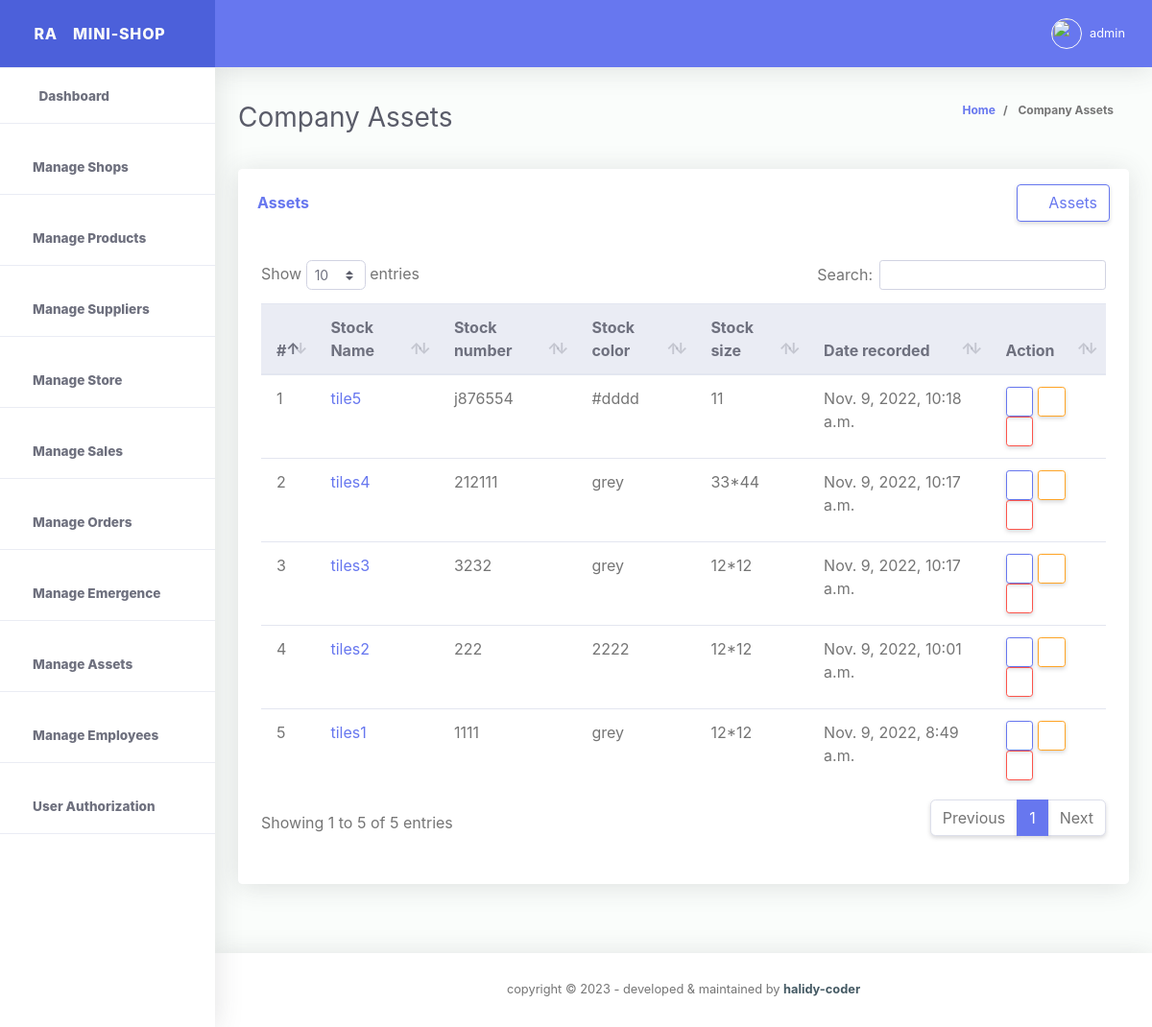
Page /company-Stock (signed in) on the committed database.
### storeApp/models.py (models this page shows, shortened)
class CompanyStockOrAssets(models.Model):
    stock_name =  models.CharField(max_length = 100, blank = True, null =True )
    stock_number = models.CharField(max_length = 100, blank = True, null=True)
    stock_color =  models.CharField(max_length= 100, null=True, blank = True)
    stock_size =  models.CharField(max_length= 100, null=True, blank = True)
    stock_image =  models.ImageField(upload_to = 'media')
    created_at = models.DateTimeField(auto_now_add =True) #never change once the object is created
    updated_at = models.DateTimeField(auto_now =True) # always change when object is updated
    class Meta:
        verbose_name_plural = 'Company Stock Or Assets'

### storeApp/views.py (the view)
# urls.py: path('company-Stock', views.companyStockPage, name="companyStockPage"),
def companyStockPage(request):
  if request.method == "POST" and request.POST.get("add_stock_info"):
    form = CompanyStockOrAssetsForm(request.POST, request.FILES)
    if form.is_valid():
      form.save()
      messages.success(request, f"stock information added by {request.user.username}")
      return redirect("storeApp:companyStockPage")
  try:
      get_all_user_authorizations = AuthorizeUsers.objects.get(select_user = request.user)
  except:
    messages.info(request, f"{request.user} does not have any credential yet!")
    return redirect("storeApp:companyStockPage")
  get_all_company_stock = CompanyStockOrAssets.objects.all().order_by('-updated_at')
  template_name = 'store/companyStockPage.html'
  update = False
  context  = {
   'get_all_user_authorizations':get_all_user_authorizations,
   'get_all_company_stock':get_all_company_stock,
   'update':update,
  }
  return render (request, template_name, context)

### templates/store/companyStockPage.html (shortened to what this page needs)
{% extends './base.html' %}
{% load static %}
{% block content %}
{% if get_all_user_authorizations.view_dashboard  and get_all_user_authorizations.manage_product %}
{% include './companyStockStatusBar.html' %}
{% include './companyStockDataTable.html' %}
{% endif %}
{% endblock %}

### templates/store/base.html (shortened to what this page needs)
<!DOCTYPE html>
<html lang="en">
{% load static %}
<head>
  <link href="{% static './vendor/fontawesome-free/css/all.min.css' %}" rel="stylesheet" type="text/css">
  <link href="{% static './vendor/bootstrap/css/bootstrap.min.css' %}" rel="stylesheet" type="text/css">
  <link href="{% static './css/ruang-admin.min.css' %}" rel="stylesheet">
  <link href="{% static './css/chart.css' %}" rel="stylesheet">
  <link href="{% static './vendor/datatables/dataTables.bootstrap4.min.css' %}" rel="stylesheet">
  <link href="{% static './vendor/select2/dist/css/select2.min.css'%}" rel="stylesheet" type="text/css">
  <link href="{% static './vendor/bootstrap-datepicker/css/bootstrap-datepicker.min.css' %}" rel="stylesheet" >
  <link href="{% static './vendor/bootstrap-touchspin/css/jquery.bootstrap-touchspin.css' %} " rel="stylesheet" >
  <link href="{% static './vendor/clock-picker/clockpicker.css' %}" rel="stylesheet">
  <link href="{% static './css/ruang-admin.css' %}" rel="stylesheet">
</head>
<body id="page-top" >
<div id="wrapper" >
  <ul class="navbar-nav sidebar sidebar-light accordion" id="accordionSidebar">
    <a class="sidebar-brand d-flex align-items-center justify-content-center" href="homePage">
      <div class="sidebar-brand-icon">
        <span>RA</span>
      </div>
      <div class="sidebar-brand-text mx-3">MINI-SHOP</div>
    </a>
    <hr class="sidebar-divider my-0">
    {% if get_all_user_authorizations.view_dashboard %}
    <li class="nav-item active ">
      <a class="nav-link" href="{% url 'storeApp:homepage' %}">
        <i class="fas fa-fw fa-tachometer-alt"></i>
        <span>Dashboard</span></a>
      </li>
    <hr class="sidebar-divider">
    {% endif %}
    {% if get_all_user_authorizations.manage_shop %}
    <li class="nav-item active">
      <a class="nav-link" href="{% url 'storeApp:shopPage' %}">
        <i class="fas fas fas fa-store-alt fa-2x text-success"></i>
        <span>Manage Shops</span></a>
    </li>
    <hr class="sidebar-divider">
    {% endif %}
    {% if get_all_user_authorizations.manage_product %}
    <li class="nav-item active">
      <a class="nav-link" href="{% url 'storeApp:productPage' %}">
        <i class="fas fas fab fa-shopping-bag fa-2x text-success"></i>
        <span>Manage Products</span></a>
    </li>
    <hr class="sidebar-divider">
    {% endif %}
    {% if get_all_user_authorizations.manage_supplier %}
    <li class="nav-item active">
      <a class="nav-link" href="{% url 'storeApp:suppliersPage' %}">
        <i class="fas fas fa-user-friends fa-2x text-success"></i>
        <span>Manage Suppliers</span></a>
    </li>
    <hr class="sidebar-divider">
    {% endif %}
    {% if get_all_user_authorizations.manage_store %}
    <li class="nav-item active">
      <a class="nav-link" href="{% url 'storeApp:storePage' %}">
        <i class="fas fas fa-store-alt fa-2x text-success"></i>
        <span>Manage Store</span></a>
    </li>
    <hr class="sidebar-divider">
    {% endif %}
    {% if get_all_user_authorizations.manage_sales %}
    <li class="nav-item active">
      <a class="nav-link" href="{% url 'storeApp:salesPage' %}">
        <i class="fas far fa-money-bill-alt fa-2x text-success"></i>
        <span>Manage Sales</span></a>
    </li>
    <hr class="sidebar-divider">
    {% endif %}
    {% if get_all_user_authorizations.manage_orders %}
    <li class="nav-item active">
      <a class="nav-link" href="{% url 'storeApp:ordersPage' %}">
        <i class="fas far fas fa-cart-arrow-down fa-2x text-success"></i>
        <span>Manage Orders</span></a>
    </li>
    <hr class="sidebar-divider">
    {% endif %}
    {% if get_all_user_authorizations.manage_emergence %}
    <li class="nav-item active">
      <a class="nav-link" href="{% url 'storeApp:emergencePage' %}">
        <i class="fas far far fa-comments fa-2x text-success"></i>
        <span>Manage Emergence</span></a>
    </li>
    <hr class="sidebar-divider">
    {% endif %}
    {% if get_all_user_authorizations.manage_company_stock_or_assets %}
    <li class="nav-item active">
      <a class="nav-link" href="{% url 'storeApp:companyStockPage' %}">
        <i class="fas far far fa-store-alt fa-2x text-success"></i>
        <span>Manage Assets</span></a>
    </li>
    <hr class="sidebar-divider">
    {% endif %}
    {% if get_all_user_authorizations.manage_employees %}
    <li class="nav-item active">
      <a class="nav-link" href="{% url 'storeApp:employeePage' %}">
        <i class="fas fa-users fa-2x text-success"></i>
        <span>Manage Employees</span></a>
    </li>
  <hr class="sidebar-divider">
  {% endif %}
  {% if get_all_user_authorizations.manage_authorizations %}
    <li class="nav-item active">
      <a class="nav-link" href="{% url 'storeApp:authorizationPage' %}">
        <i class="fas far far fas fa-user-shield fa-2x text-success"></i>
        <span>User Authorization</span></a>
    </li>
    <hr class="sidebar-divider">
    {% endif %}
  </ul>
  <div id="content-wrapper" class="d-flex flex-column">
    <div id="content">
      <nav class="navbar navbar-expand navbar-light bg-navbar topbar mb-4 static-top">
        <button id="sidebarToggleTop" class="btn btn-link rounded-circle mr-3">
          <i class="fa fa-bars"></i>
        </button>
        <ul class="navbar-nav ml-auto">
          {% if request.user.is_authenticated %}
          <li class="nav-item dropdown no-arrow">
            <a class="nav-link dropdown-toggle" href="#" id="userDropdown" role="button" data-toggle="dropdown"
              aria-haspopup="true" aria-expanded="false">
              <img class="img-profile rounded-circle" src="{% static 'img/boy.png' %}" style="max-width: 60px">
              <span class="ml-2 d-none d-lg-inline text-white small">{{request.user.username}}</span>
            </a>
          </li>
          {% endif %}
        </ul>
      </nav>
      {% block content %}
      {% endblock %}
    </div>
    <footer class="sticky-footer bg-white">
      <div class="container my-auto">
        <div class="copyright text-center my-auto">
          <span>copyright &copy; <script> document.write(new Date().getFullYear()); </script> - developed & maintained by
            <b><a href="https://halidy-coder.gitlab.io/" target="_blank">halidy-coder</a></b>
          </span>
        </div>
      </div>
    </footer>
  </div>
</div>
  </body>
</html>

### templates/store/companyStockDataTable.html (shortened to what this page needs)
<div class="table_section mb-5">
    <div class="container-fluid">
      <div class="row">
        <div class="col-xl-12 col-lg-12 mb-4">
          <div class="card">
            <div class="card-header py-3 d-flex flex-row align-items-center justify-content-between">
              <h6 class="m-0 font-weight-bold text-primary">Assets</h6>
              <button type="button" class="btn btn-outline-primary" data-toggle="modal" data-target="#companyAssetstModal"
              id="#companyAssetstModal"><i class="fas fa-plus p-1"></i>Assets</button>
              </div>
                {% if get_all_company_stock %}
                <div class="table-responsive p-4">
                <table class="table table-md align-items-center table-flush table-hover" id="dataTableHover">
                    <thead class="thead-light">
                        <tr>
                        <th>#</th>
                        <th>Stock Name</th>
                        <th>Stock number</th>
                        <th>Stock color </th>
                        <th>Stock size </th>
                        <th>Date recorded </th>
                        <th>Action</th>
                        </tr>
                    </thead>
                    <tbody>
                        {% for stock in get_all_company_stock %}
                        <tr>
                        <td>{{forloop.counter}}</td>
                        <td><a href="#">{{stock.stock_name}}</a></td>
                        <td>{{stock.stock_number}}</td>
                        <td>{{stock.stock_color}}</td>
                        <td>{{stock.stock_size}}</td>
                        <td>{{stock.updated_at}}</td>
                        <td>
                            <a data-toggle="modal" data-target="#productDetailViewModal{{stock.id}}" class="btn btn-sm btn-outline-primary text-primary"><i class="fas fas fa-eye"></i></a>
                            <a  data-toggle="modal" data-target="#updateproductModal{{stock.id}}"
                            class="btn btn-sm btn-outline-warning"  ><i class="fas fas fas fa-pen"></i></a>
                            <a  data-toggle="modal" data-target="#deleteProductModal" class="btn btn-sm btn-outline-danger"><i class="fas fas fas far fa-trash-alt"></i></a>
                        </td>
                        </tr>
                        {% endfor %}
                    </tbody>
                    </table>
                </div>
                {% else %}
                <div class="table-responsive pl-2">
                <div class="empty_content">
                    <p> No Assets or Stock  added yet! </p>
                </div>
                </div>
                {% endif %}
            <div class="card-footer"></div>
          </div>
        </div>
      </div>
    </div>
  </div>

### static/css/ruang-admin.css (style rules this page uses)
html { position: relative; min-height: 100%; font-family: Nunito }
body { height: 100% }
#wrapper { display: -webkit-box; display: -ms-flexbox; display: flex }
#wrapper #content-wrapper { background-color: #fafdfb; width: 100%; overflow-x: hidden }
#wrapper #content-wrapper #content { -webkit-box-flex: 1; -ms-flex: 1 0 auto; flex: 1 0 auto }
.container, .container-fluid, .container-login { padding-left: 1.5rem; padding-right: 1.5rem }
.dropdown.no-arrow .dropdown-toggle::after { display: none }
.sidebar .nav-item.dropdown .dropdown-toggle::after, .topbar .nav-item.dropdown .dropdown-toggle::after { width: 1rem; text-align: center; float: right; vertical-align: 0; border: 0; font-weight: 900; content: '\f105'; font-family: 'Font Awesome 5 Free' }
.sidebar .nav-item .nav-link, .topbar .nav-item .nav-link { position: relative }
.sidebar .nav-item .nav-link .img-profile, .topbar .nav-item .nav-link .img-profile { height: 2rem; width: 2rem; border: 1px solid #fafafa }
.topbar { height: 4.375rem; z-index: 2; -webkit-box-shadow: 0 .15rem 1.75rem 0 rgba(58, 59, 69, .15) !important; box-shadow: 0 .15rem 1.75rem 0 rgba(58, 59, 69, .15) !important }
.topbar #sidebarToggleTop { height: 2.5rem; width: 2.5rem; -webkit-box-shadow: 0 0 !important; box-shadow: 0 0 !important }
.topbar .nav-item .nav-link { height: 4.375rem; display: -webkit-box; display: -ms-flexbox; display: flex; -webkit-box-align: center; -ms-flex-align: center; align-items: center; padding: 0 .75rem }
.topbar .dropdown { position: static }
@media (min-width:576px) { .topbar .dropdown { position: relative } }
.topbar.navbar-light .navbar-nav .nav-item .nav-link { color: #fafafa; transition: all .3s ease-in-out; -webkit-transition: all .3s ease-in-out }
.bg-navbar { background-color: #6777ef }
.sidebar { min-height: 100vh; width: 14rem !important; background-color: #fff !important; -webkit-box-shadow: 0 .15rem 1.75rem 0 rgba(58, 59, 69, .15) !important; box-shadow: 0 .15rem 1.75rem 0 rgba(58, 59, 69, .15) !important; z-index: 0 }
.sidebar .nav-item { position: relative; margin-bottom: -15px }
.sidebar .nav-item .nav-link { display: block; width: 100%; text-align: left; padding: 1rem; width: 14rem }
.sidebar .nav-item .nav-link i { font-size: .85rem; margin-right: .25rem }
.sidebar .nav-item .nav-link span { font-size: .85rem; display: inline }
.sidebar .nav-item.active .nav-link { font-weight: 800 }
.sidebar .sidebar-brand { height: 4.375rem; text-decoration: none; font-size: 1rem; font-weight: 800; padding: 1.5rem 1rem; text-align: center; letter-spacing: .05rem; z-index: 1 }
.sidebar hr.sidebar-divider { margin: 1rem 0 1rem 0 }
.sidebar .sidebar-brand .sidebar-brand-text { display: inline }
.sidebar-light .sidebar-brand { color: #fafafa; background-color: #4c60da }
.sidebar-light hr.sidebar-divider { border-top: 1px solid #eaecf4 }
.sidebar-light .nav-item .nav-link { color: #858796 }
.sidebar-light .nav-item .nav-link i { color: #9e9e9e }
.sidebar-light .nav-item.active .nav-link { color: #6e707e }
.sidebar-light .nav-item.active .nav-link i { color: #6e707e }
footer.sticky-footer { padding: 2rem 0; -ms-flex-negative: 0; flex-shrink: 0; -webkit-box-shadow: 0 .15rem 1.75rem 0 rgba(58, 59, 69, .15); box-shadow: 0 .15rem 1.75rem 0 rgba(58, 59, 69, .15) }
footer.sticky-footer .copyright { line-height: 1; font-size: .8rem }
footer.sticky-footer .copyright a { color: #455a64 }
.table-flush td, .table-flush th { border-right: 0; border-left: 0 }
.table-flush tbody tr:first-child td, .table-flush tbody tr:first-child th { border-top: 0 }
.table-flush tbody tr:last-child td, .table-flush tbody tr:last-child th { border-bottom: 0 }
.card .table { margin-bottom: 0 }
.card .table td, .card .table th { padding-right: 1rem; padding-left: 1rem }
.card { -webkit-box-shadow: 0 .15rem 1.75rem 0 rgba(58, 59, 69, .15) !important; box-shadow: 0 .15rem 1.75rem 0 rgba(58, 59, 69, .15) !important }

### rows in the picture
CompanyStockOrAssets: stock_name "tile5", stock_number "j876554", stock_color "#dddd", stock_size "11", updated_at "Nov. 9, 2022, 10:18 a.m."
CompanyStockOrAssets: stock_name "tiles4", stock_number "212111", stock_color "grey", stock_size "33*44", updated_at "Nov. 9, 2022, 10:17 a.m."
CompanyStockOrAssets: stock_name "tiles3", stock_number "3232", stock_color "grey", stock_size "12*12", updated_at "Nov. 9, 2022, 10:17 a.m."
CompanyStockOrAssets: stock_name "tiles2", stock_number "222", stock_color "2222", stock_size "12*12", updated_at "Nov. 9, 2022, 10:01 a.m."
CompanyStockOrAssets: stock_name "tiles1", stock_number "1111", stock_color "grey", stock_size "12*12", updated_at "Nov. 9, 2022, 8:49 a.m."

### other values in the picture
{{ request.user.username }} "admin"
